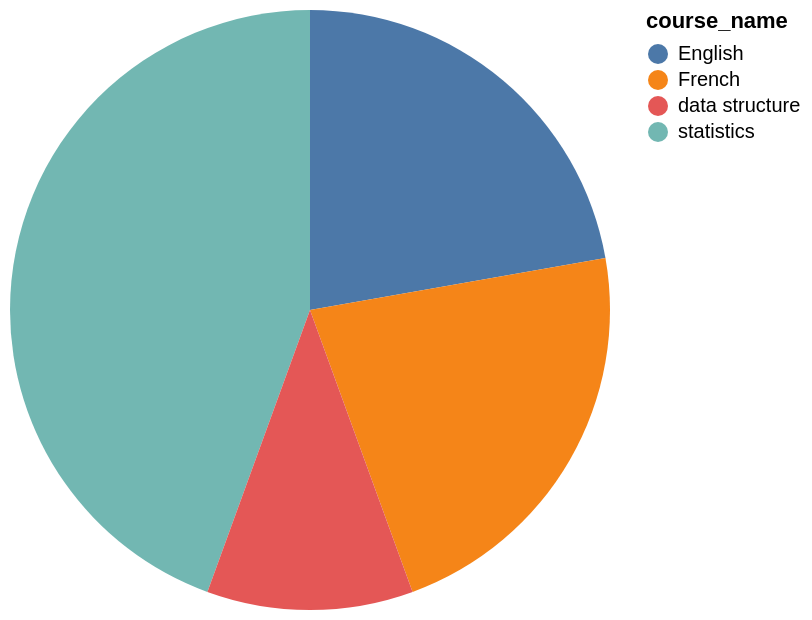

The specification (Vega-Lite) saved for this image:
### Vega-Lite specification from a JSON file in a GitHub repository (floating-point values rounded to 4 significant figures)
{"data": {"values": [{"x_data": "statistics", "y_data": 4}, {"x_data": "English", "y_data": 2}, {"x_data": "French", "y_data": 2}, {"x_data": "data structure", "y_data": 1}]}, "mark": "arc", "encoding": {"theta": {"field": "y_data", "type": "quantitative", "title": "count(*)"}, "color": {"field": "x_data", "type": "nominal", "title": "course_name"}}}
